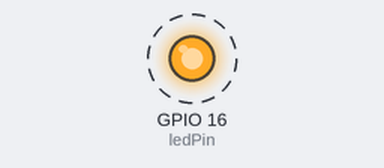
This sketch was run on a simulated ESP32. On the bench: output pins drawn as LEDs (lit = HIGH). Dashed ring = blinking.

Above: at 0.2 s.
Timing chart, 0 to 4.6 s (numbered marks = the images above):
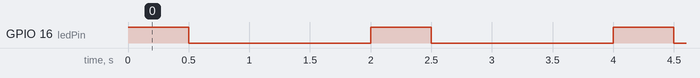

Measured:
- by itself, GPIO 16 (ledPin): alternates HIGH for 0.50 s and LOW for 1.5 s

The sketch:

ESP32_with_delay.ino
```cpp
/*
  ESP32_with_delay
  LED Blink for 2 second period and a 25% duty cycle
  ESP32-DEVKITC-32D
*/

const int ledPin = 16; //Used external LED with 220 ohm resistor

void setup() {
  // initialize ledPin as an output.
  pinMode(ledPin, OUTPUT);
}

void loop() {
  digitalWrite(ledPin, HIGH);   // turn the LED on (HIGH is the voltage level)
  delay(500);                   // wait for a second (T_on = 0.5sec)
  digitalWrite(ledPin, LOW);    // turn the LED off by making the voltage LOW
  delay(1500);                  // wait for a second (T_off = 1.5sec)
  /*
   *  Period = T = T_on + T_off = 0.5sec + 1.5sec = 2sec
   *  Frequency = F = 1/T = 1/2sec = 0.5 hz
   *  Duty Cycle = D = T_on/T * 100 = 0.5sec/2sec * 100 = 25%
   */
}
```
